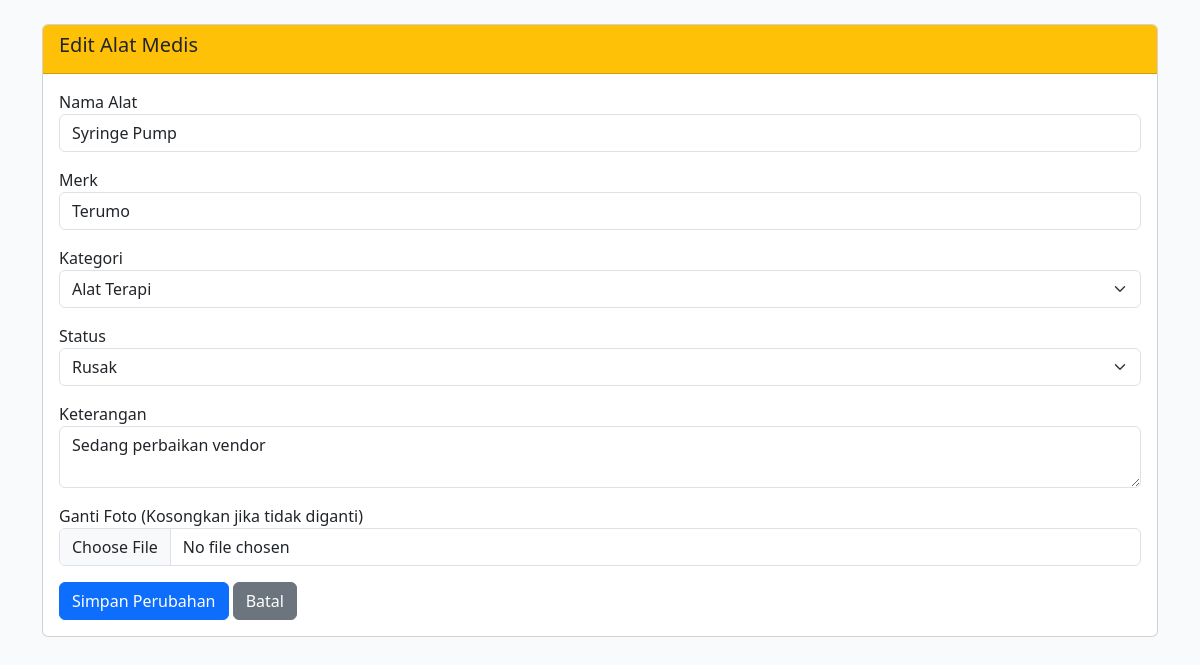
Screenshot of /fungsi/edit_alat.php?id=13 (signed in) with the database file from the repository.
### tables this page shows
CREATE TABLE `alat` (
  `id_alat`        int(11) NOT NULL AUTO_INCREMENT,
  `no_seri`        varchar(60)  DEFAULT NULL,
  `nama_alat`      varchar(100) NOT NULL,
  `merk`           varchar(100) DEFAULT NULL,
  `kategori`       varchar(100) DEFAULT NULL,
  `gambar`         varchar(200) DEFAULT NULL,
  `tgl_masuk`      date         DEFAULT NULL,
  `id_ruangan`     int(11)      DEFAULT NULL,
  `masa_kalibrasi` date         DEFAULT NULL,
  `status`         enum('Tersedia','Dipinjam','Rusak','Maintenance','Perlu Kalibrasi')
                                NOT NULL DEFAULT 'Tersedia',
  `kondisi`        enum('Baik','Perlu Kalibrasi','Rusak')
                                NOT NULL DEFAULT 'Baik',
  `keterangan`     text         DEFAULT NULL,
  `created_at`     timestamp    NOT NULL DEFAULT CURRENT_TIMESTAMP,
  PRIMARY KEY (`id_alat`),
  KEY `fk_alat_ruangan` (`id_ruangan`),
  CONSTRAINT `fk_alat_ruangan`
    FOREIGN KEY (`id_ruangan`) REFERENCES `ruangan` (`id_ruangan`)
    ON DELETE SET NULL ON UPDATE CASCADE
);

### fungsi/edit_alat.php (the view, shortened to what this page needs)
<?php
global $koneksi;
$id = $_GET['id'];
$ambil = mysqli_query($koneksi, "SELECT * FROM alat WHERE id_alat='$id'");
$data = mysqli_fetch_array($ambil);
include '../tampilan/header.php';
?>
<div class="container mt-4">
    <div class="card">
        <div class="card-header bg-warning text-dark"><h5>Edit Alat Medis</h5></div>
        <div class="card-body">
            <form method="POST" enctype="multipart/form-data">
                <div class="mb-3">
                    <label>Nama Alat</label>
                    <input type="text" name="nama_alat" class="form-control" value="<?php echo $data['nama_alat']; ?>" required>
                </div>
                <div class="mb-3">
                    <label>Merk</label>
                    <input type="text" name="merk" class="form-control" value="<?php echo $data['merk']; ?>" required>
                </div>
                <div class="mb-3">
                    <label>Kategori</label>
                    <select name="kategori" class="form-select">
                        <option value="Alat Terapi" <?php if($data['kategori'] == 'Alat Terapi') echo 'selected'; ?>>Alat Terapi</option>
                    </select>
                </div>
                <div class="mb-3">
                    <label>Status</label>
                    <select name="status" class="form-select">
                        <option value="Rusak" <?php if($data['status'] == 'Rusak') echo 'selected'; ?>>Rusak</option>
                    </select>
                </div>
                <div class="mb-3">
                    <label>Keterangan</label>
                    <textarea name="keterangan" class="form-control"><?php echo $data['keterangan']; ?></textarea>
                </div>
                <div class="mb-3">
                    <label>Ganti Foto (Kosongkan jika tidak diganti)</label>
                    <input type="file" name="foto" class="form-control">
                </div>
                <button type="submit" name="update" class="btn btn-primary">Simpan Perubahan</button>
                <a href="inventory.php" class="btn btn-secondary">Batal</a>
            </form>
        </div>
    </div>
</div>
<?php include '../tampilan/footer.php'; ?>

### css/style.css (style rules this page uses)
:root { --biru-rs: #0057B8; --putih: #ffffff; --abu-bg: #f8fafc; }
body { font-family: 'Segoe UI', Tahoma, Geneva, Verdana, sans-serif; background-color: var(--abu-bg); }

### rows the page displays
alat: nama_alat "Syringe Pump", merk "Terumo", kategori "Alat Terapi", status "Rusak", keterangan "Sedang perbaikan vendor"
